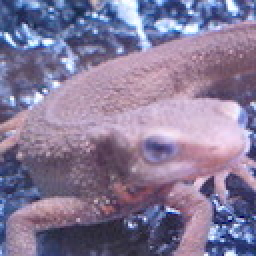
#> input picture Question_01_10/answers/imori.jpg, 128 x 128 px, found by its file name (shown 2 times larger)
$ python myans_36.py   (older library calls are emulated)
#> lines starting #> are read from the running program, lines starting #| are printed output that depends on the picture
import cv2
import numpy as np

def DCTConstant(u, v):

    if u == 0 and v == 0:
        return 1 / 2
    elif u == 0 or v == 0:
        return 1 / np.sqrt(2)
    else:
        return 1

def DCT(img, block=8):

    Ver, Hor, Col = img.shape

    result = np.zeros((Ver, Hor, Col)).astype(np.float)
    x = np.tile(np.arange(block), (block, 1))
    y = np.arange(block).repeat(block).reshape([block, block])

    for c in range(Col):
        for u in range(Hor):
            #block内での画像位置
            cu = u % block
            #何番目のブロックか
            iu = u // block
            for v in range(Ver):
                #block内での画像位置
                cv = v % block
                #何番目のブロックか
                iv = v // block
                result[v, u, c] = np.sum(img[iv*block:(iv+1)*block, iu*block:(iu+1)*block, c] * np.cos((2*x+1)*cu*np.pi/(2*block)) * np.cos((2*y+1)*cv*np.pi/(2*block)))
                result[v, u, c] *= DCTConstant(cu, cv)
    result *= (2/block)

    return result

def InvDCT(dct, block=8, K=8):
    Ver, Hor, Col = img.shape

    result = np.zeros((Ver, Hor, Col)).astype(np.float)

    u = np.tile(np.arange(K), (K, 1))
    v = np.arange(K).repeat(K).reshape([K, K])
    c_uv = np.zeros((K, K))

    for x in range(K):
        for y in range(K):
            c_uv[y, x] = DCTConstant(y, x)

    for c in range(Col):
        for x in range(Hor):
            cx = x % block
            ix = x // block
            for y in range(Ver):
                cy = y % block
                iy = y // block
                result[y, x, c] = np.sum(dct[iy*block:iy*block+K, ix*block:ix*block+K, c] * np.cos((2*cx+1)*u*np.pi/(2*block)) * np.cos((2*cy+1)*v*np.pi/(2*block)) * c_uv)
    result *= (2/block)

    return result

img = cv2.imread("../imori.jpg")
#> img is the input picture: shape (128, 128, 3); mean B, G, R 152.8, 121.8, 134.1

dct = DCT(img, block=8)
#> after the loop in DCT, `for c in range(Col):`:
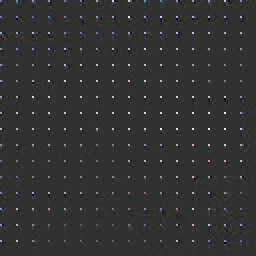
#> result: shape (128, 128, 3) float64 (shown 2 times larger); mean B, G, R 77.4, 62.1, 67.7; drawn with min black and max white
cv2.imshow("dct", dct)
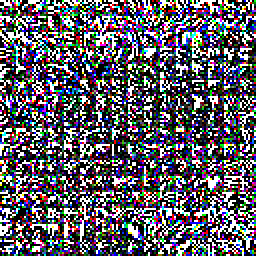
#> window 'dct': shape (128, 128, 3) (shown 2 times larger); mean B, G, R 102.4, 93.6, 96.4
result = InvDCT(dct, block=8, K=8)
result = np.clip(result, 0, 255).astype(np.uint8)

cv2.imwrite("myans_36.jpg", result)
cv2.imshow("result", result)
cv2.waitKey(0)
cv2.destroyAllWindows()
